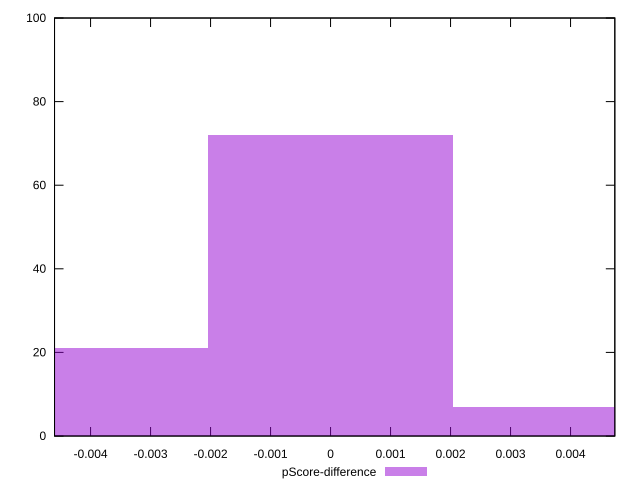

This figure's gnuplot source:
reset

$pScoreDifference <<EOF
-0.00409541308985399 21
0 72
0.00409541308985399 7
EOF

set key outside below
set boxwidth 0.00409541308985399
set xrange [-0.004600649999906725:0.0047376836208941064]
set yrange [0:100]
set trange [0:100]
set style fill transparent solid 0.5 noborder
set terminal svg size 640, 490 enhanced background rgb 'white'
set output "report_00018_2021-02-10T15-25-16.877Z/first-contentful-paint/samples/pages+cached+noadtech+nomedia/pScore-difference/histogram.svg"

plot $pScoreDifference title "pScore-difference" with boxes

reset
